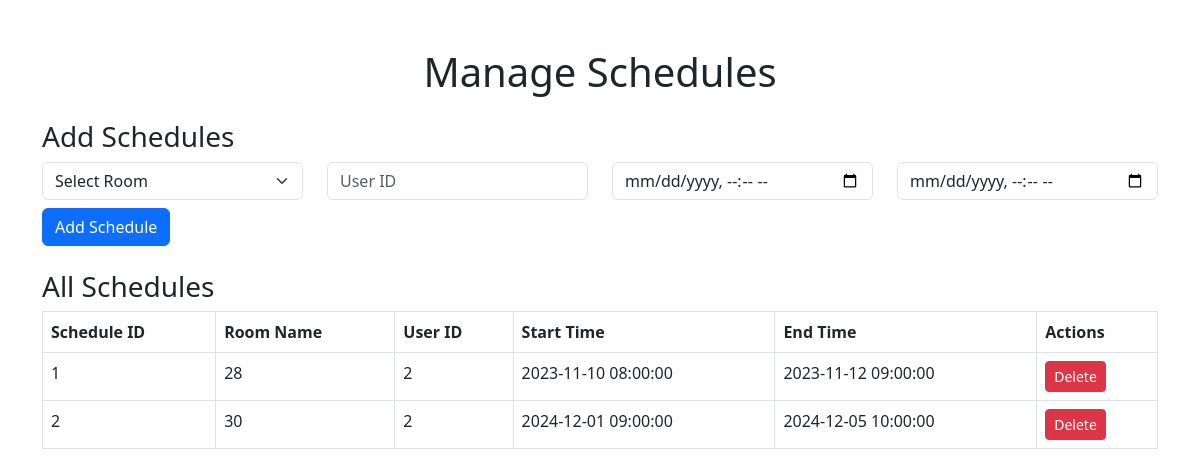
Page /admin/manageSchedules.php on the earlier database version.
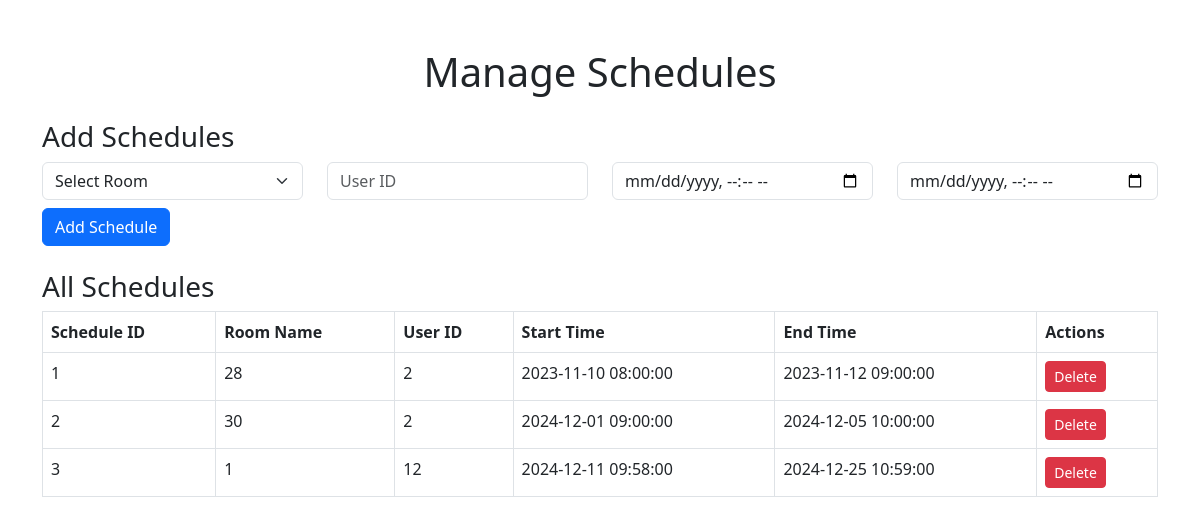
Same page on the later database version.
### tables this page shows
CREATE TABLE `bookings` (
  `Booking_ID` int(11) NOT NULL,
  `user_ID` int(11) NOT NULL,
  `Room_ID` int(11) NOT NULL,
  `Title` varchar(255) NOT NULL,
  `Start_Time` datetime NOT NULL,
  `End_Time` datetime NOT NULL
);

### admin/manageSchedules.php (the view, shortened to what this page needs)
<?php
include('../database/db.php');
$bookings = $pdo->query("SELECT * FROM bookings")->fetchAll(PDO::FETCH_ASSOC);
?>
<!DOCTYPE html>
<html lang="en">
<head>
    <link rel="stylesheet" href="https://cdn.jsdelivr.net/npm/bootstrap@5.3.0/dist/css/bootstrap.min.css">
</head>
<body class="container mt-5">
    <h1 class="text-center mb-4">Manage Schedules</h1>
    <h3>Add Schedules</h3>
    <form method="post" class="mb-4">
        <div class="row">
            <div class="col-md-3">
                <select name="Room_ID" class="form-select" required>
                    <option value="">Select Room</option>
                </select>
            </div>
            <div class="col-md-3">
                <input type="number" name="user_ID" placeholder="User ID" class="form-control" required>
            </div>
            <div class="col-md-3">
                <input type="datetime-local" name="Start_Time" class="form-control" required>
            </div>
            <div class="col-md-3">
                <input type="datetime-local" name="End_Time" class="form-control" required>
            </div>
        </div>
        <button type="submit" name="add_schedule" class="btn btn-primary mt-2">Add Schedule</button>
    </form>
    <h3>All Schedules</h3>
    <table class="table table-bordered">
        <thead>
        <tr>
            <th>Schedule ID</th>
            <th>Room Name</th>
            <th>User ID</th>
            <th>Start Time</th>
            <th>End Time</th>
            <th>Actions</th>
        </tr>
        </thead>
        <tbody>
        <?php foreach ($bookings as $booking): ?>
            <tr>
                <td><?= $booking['Booking_ID'] ?></td>
                <td><?= $booking['Room_ID'] ?></td>
                <td><?= $booking['user_ID'] ?></td>
                <td><?= $booking['Start_Time'] ?></td>
                <td><?= $booking['End_Time'] ?></td>
                <td>
                    <a href="?delete_schedule=<?= $booking['Booking_ID'] ?>" class="btn btn-danger btn-sm">Delete</a>
                </td>
            </tr>
        <?php endforeach; ?>
        </tbody>
    </table>
</body>
</html>

Differences in the rows shown:
added bookings: Booking_ID "3", Room_ID "1", user_ID "12", Start_Time "2024-12-11 09:58:00", End_Time "2024-12-25 10:59:00"
